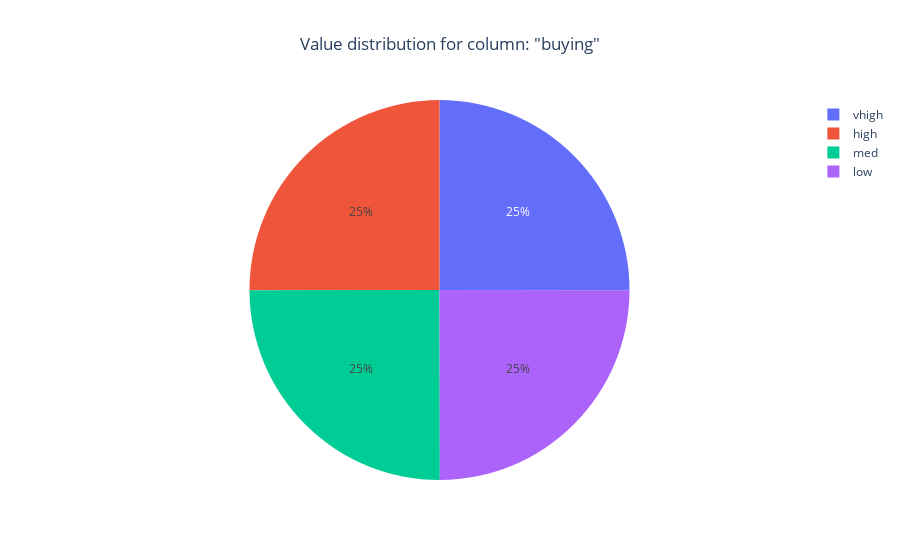
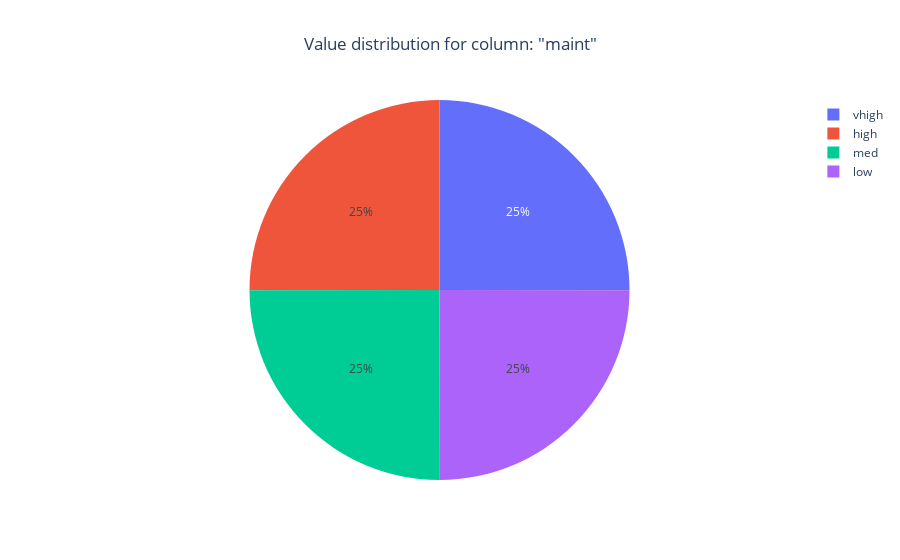
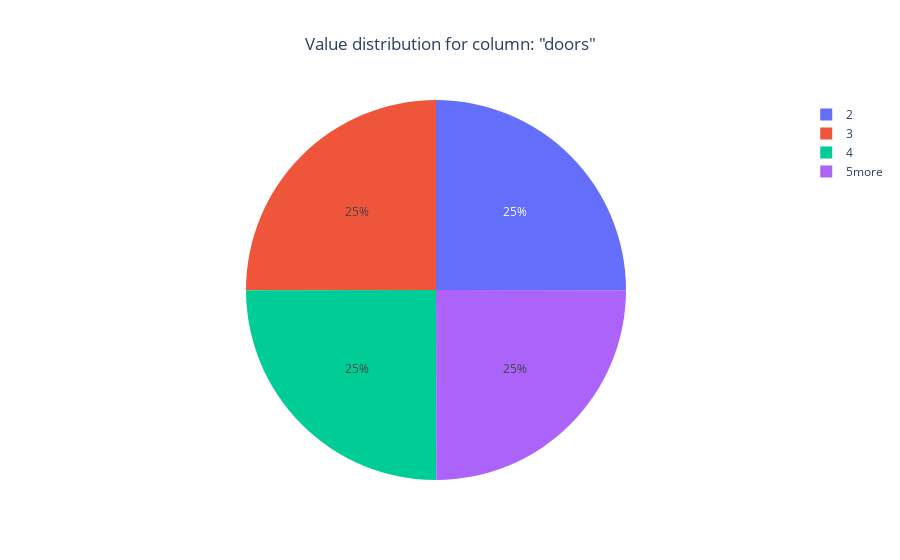
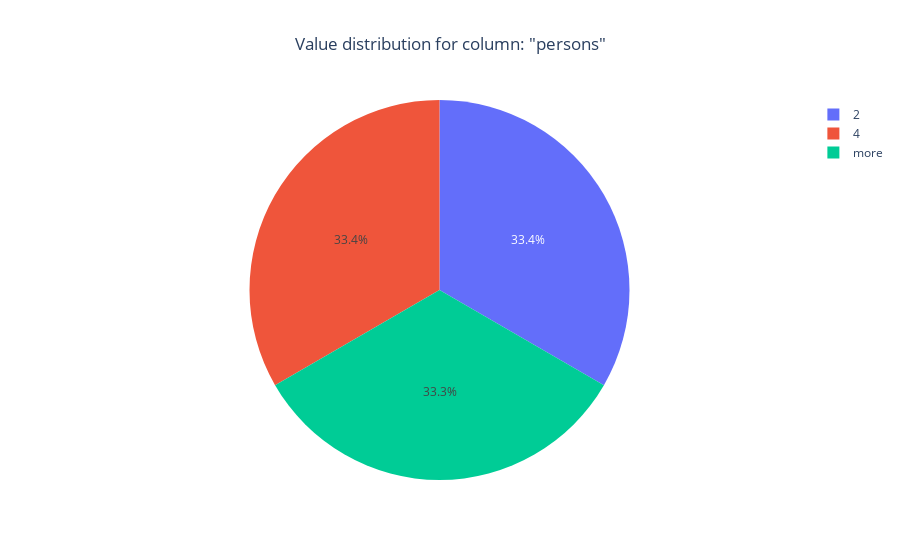

The cell these charts' notebook holds for them, in order:
### Code cell
# Plotting the values of each column.
for i in data.columns:
    labels = data[i].unique()
    values = data[i].value_counts()
    fig = go.Figure(data=[go.Pie(labels=labels, values=values)])
    fig.update_layout(title=go.layout.Title(text='Value distribution for column: "{}"'.format(i),x=.5))
    fig.show()

### Figure 1 — Plotly figure (JSON) as saved in the notebook; plotly's stock layout.template omitted (floating-point values rounded to 4 significant figures)
{"data": [{"labels": ["vhigh", "high", "med", "low"], "type": "pie", "values": [432, 432, 432, 431]}], "layout": {"title": {"text": "Value distribution for column: \"buying\"", "x": 0.5}}}

### Figure 2 — Plotly figure (JSON) as saved in the notebook; plotly's stock layout.template omitted (floating-point values rounded to 4 significant figures)
{"data": [{"labels": ["vhigh", "high", "med", "low"], "type": "pie", "values": [432, 432, 432, 431]}], "layout": {"title": {"text": "Value distribution for column: \"maint\"", "x": 0.5}}}

### Figure 3 — Plotly figure (JSON) as saved in the notebook; plotly's stock layout.template omitted (floating-point values rounded to 4 significant figures)
{"data": [{"labels": ["2", "3", "4", "5more"], "type": "pie", "values": [432, 432, 432, 431]}], "layout": {"title": {"text": "Value distribution for column: \"doors\"", "x": 0.5}}}

### Figure 4 — Plotly figure (JSON) as saved in the notebook; plotly's stock layout.template omitted (floating-point values rounded to 4 significant figures)
{"data": [{"labels": ["2", "4", "more"], "type": "pie", "values": [576, 576, 575]}], "layout": {"title": {"text": "Value distribution for column: \"persons\"", "x": 0.5}}}
